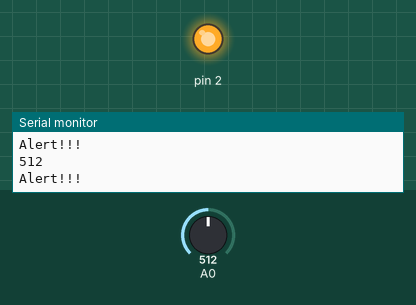
Recording of a sketch running on a simulated Arduino Uno, built with avr-gcc and run on an emulated ATmega328P. On the bench: output pins drawn as LEDs (lit = HIGH), the last lines printed to the serial monitor. Inputs (shaded band) come from the test bench; at power-on: A0 = 512.

Above: at 1.2 s.
1.3 s: A0 set to 494
At 2.3 s:
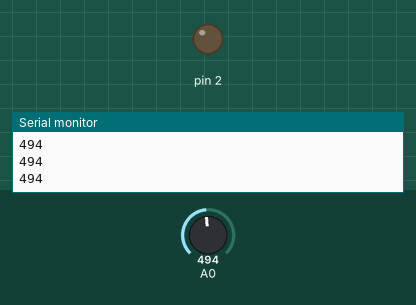
2.8 s: A0 set to 510
At 3.6 s:
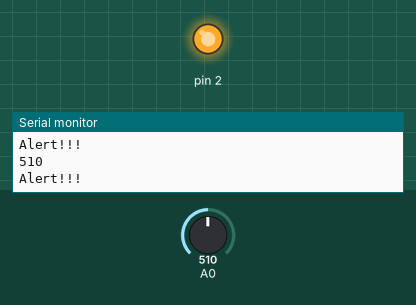
4.3 s: A0 set to 490
At 5.0 s:
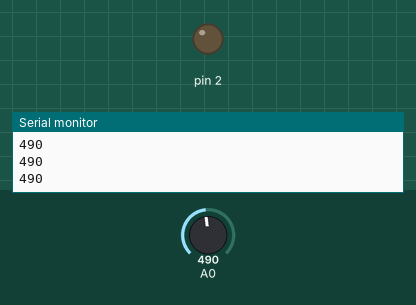
Timing chart, 0 to 7.3 s (numbered marks = the images above; inputs shaded):
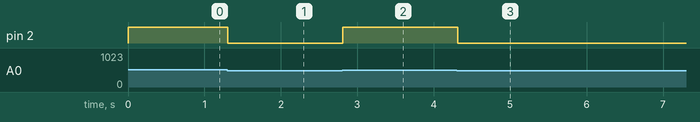

Measured:
- the behaviour switches between 501 and 500 on A0 (found by bisection; images 0 and 1)
- after the input at 1.3 s, pin 2: HIGH → LOW at once
- after the input at 2.8 s, pin 2: LOW → HIGH at once
- after the input at 4.3 s, pin 2: HIGH → LOW at once

The sketch:

pot1.ino
```cpp
void setup() {
  Serial.begin(9600);
pinMode(2,OUTPUT);
}

void loop() {
  int val = analogRead(A0);
  Serial.println(val);
  if(val>500)
  {
    digitalWrite(2,HIGH);
    Serial.println("Alert!!!");
  }
   else
      digitalWrite(2,LOW);
  delay(100);
}
```
